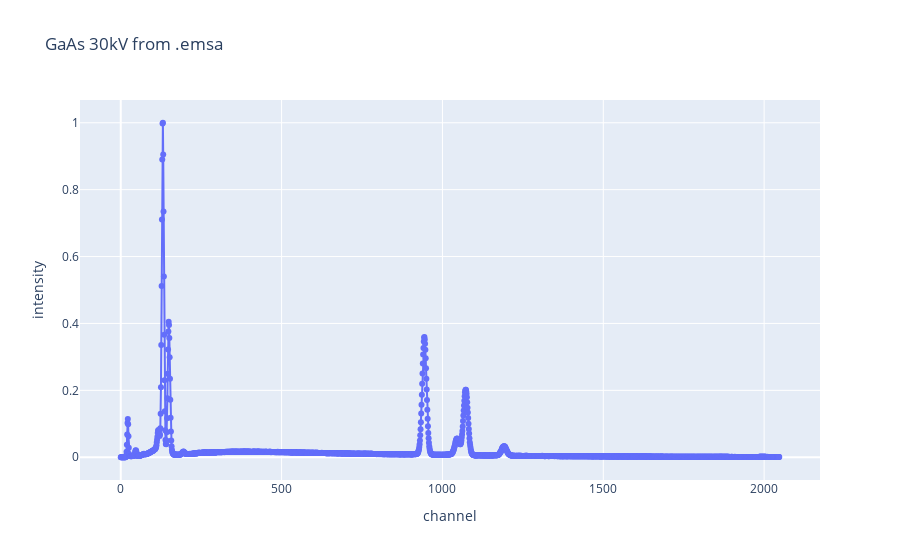

The notebook cell this image was saved under:
### Code cell
fig_intitial = plotly_plot(
    x=s["channel"],
    y=s["intensity"],
    title=s["plot_title"],
    xaxis_title="channel",
    yaxis_title="intensity",
)
fig_intitial.show()

### Figure 1 — Plotly figure (JSON) as saved in the notebook; plotly's stock layout.template omitted (floating-point values rounded to 4 significant figures; data arrays with more than 128 entries replaced by an {"elided": "..."} marker saying what was removed)
{"data": [{"mode": "lines+markers", "name": "raw data", "type": "scatter", "x": {"elided": "2048 int values"}, "y": {"elided": "2048 float values"}}], "layout": {"legend": {"title": {"text": "Legend"}}, "title": {"text": "GaAs 30kV from .emsa"}, "xaxis": {"title": {"text": "channel"}}, "yaxis": {"title": {"text": "intensity"}}}}
